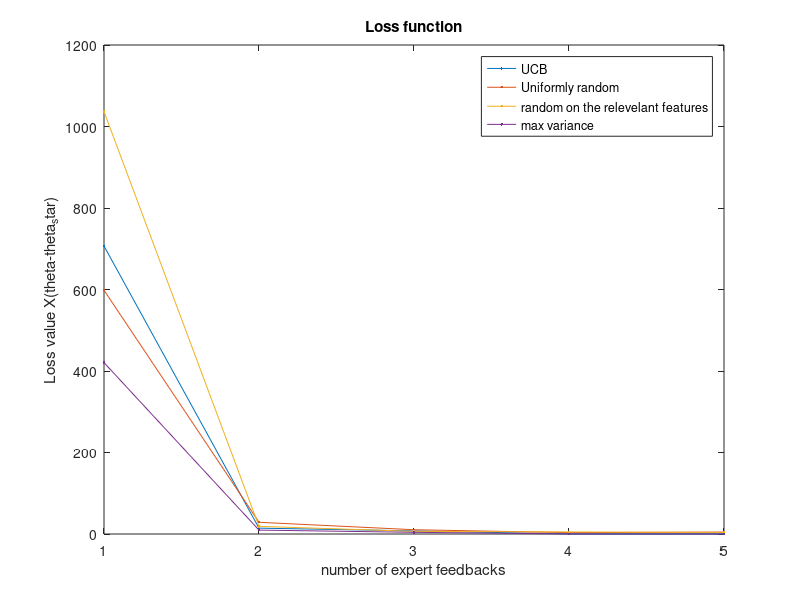
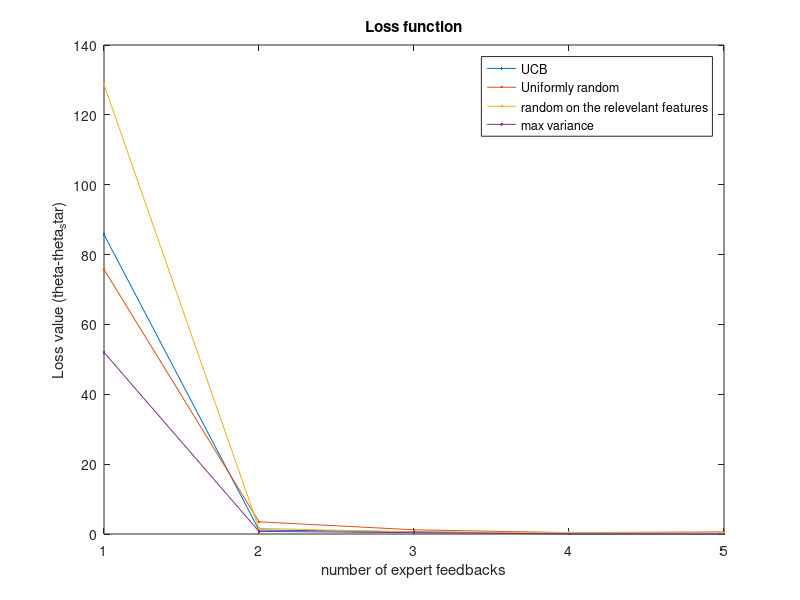
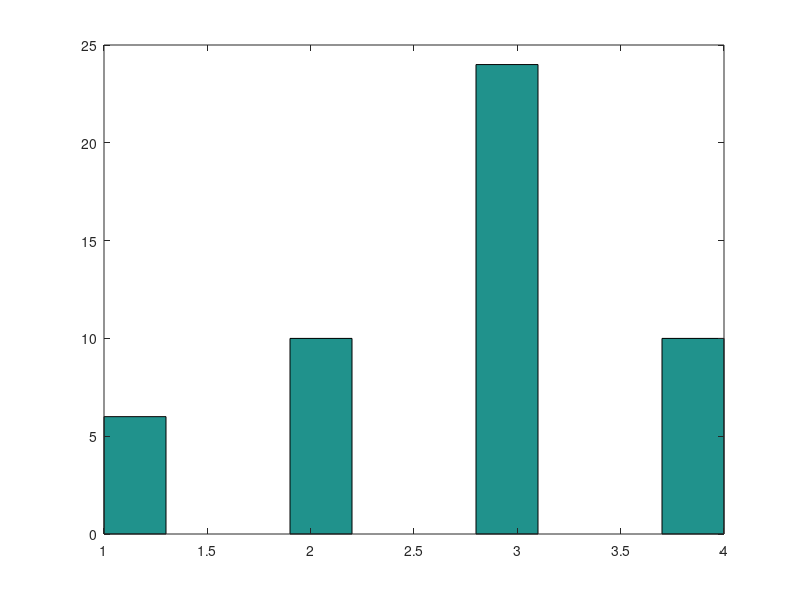
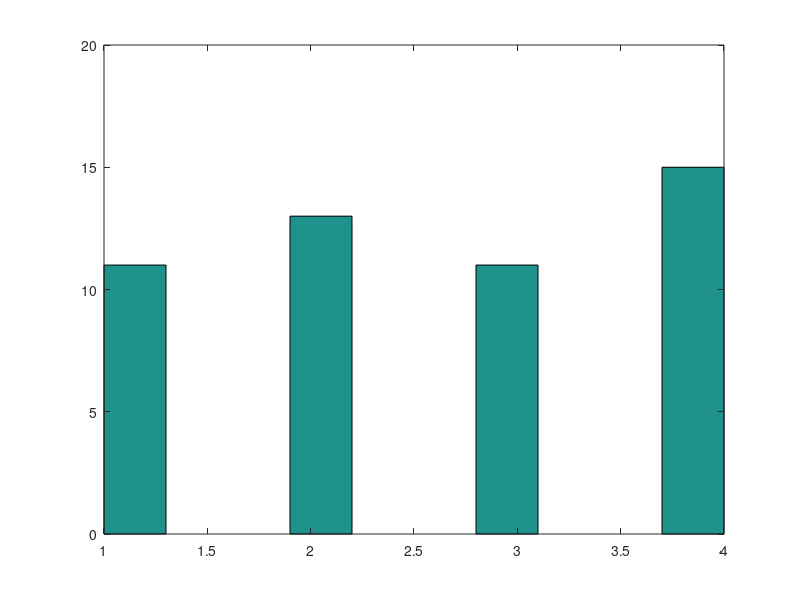

Write the MATLAB code that produced these figures, in order.
clear all
close all

load('Loss_functions')
load('decisions')


num_methods = size(decisions,1);
num_iterations = size(decisions,2);
num_runs = size(decisions,3);

figure
plot(mean(Loss_1,3)','.-');
legend('UCB','Uniformly random','random on the relevelant features','max variance')
title('Loss function')
xlabel('number of expert feedbacks')
ylabel('Loss value X(theta-theta_star)')

figure
plot(mean(Loss_2,3)','.-');
legend('UCB','Uniformly random','random on the relevelant features','max variance')
title('Loss function')
xlabel('number of expert feedbacks')
ylabel('Loss value (theta-theta_star)')

for method =1 : num_methods
    figure
    data = reshape(decisions(method,:,:),[num_iterations*num_runs,1]);
    hist(data,10)
end


    